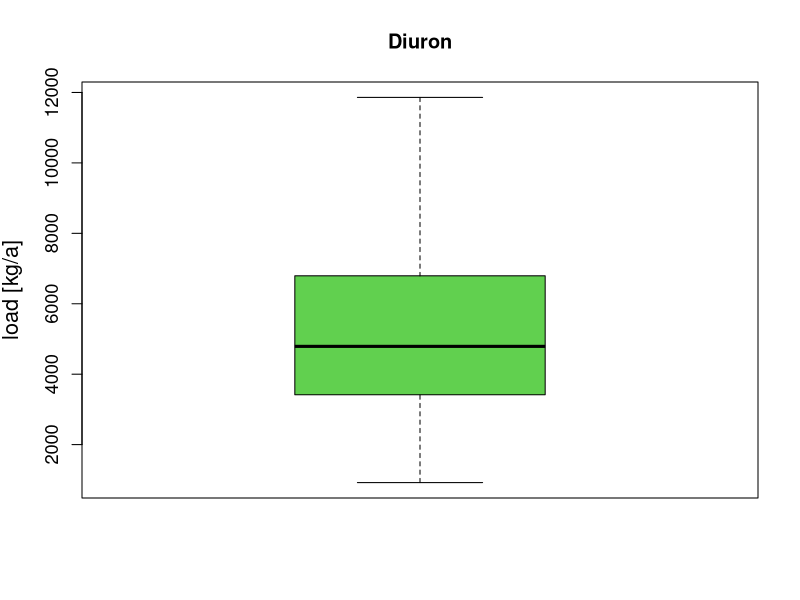
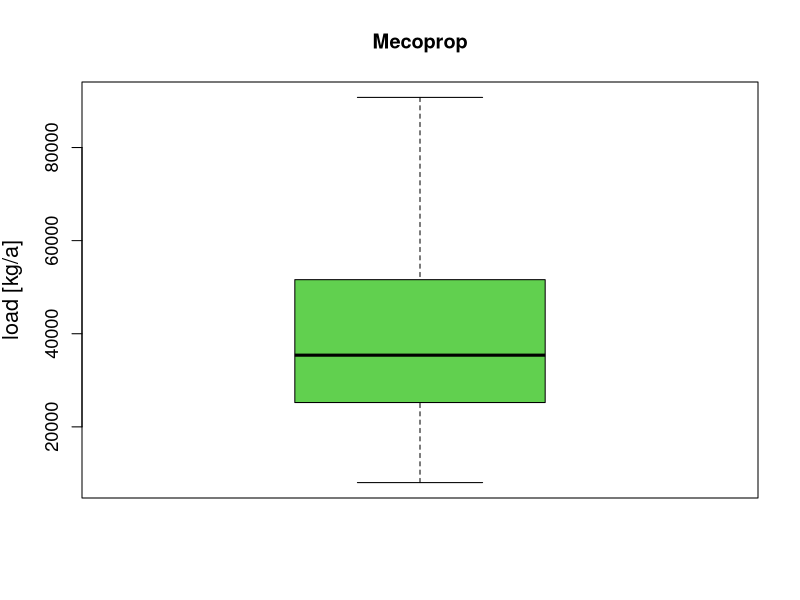
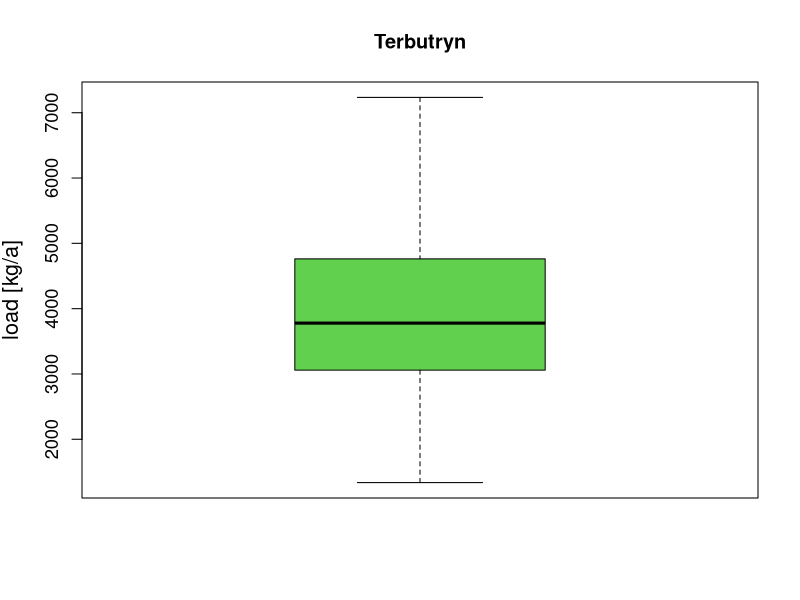
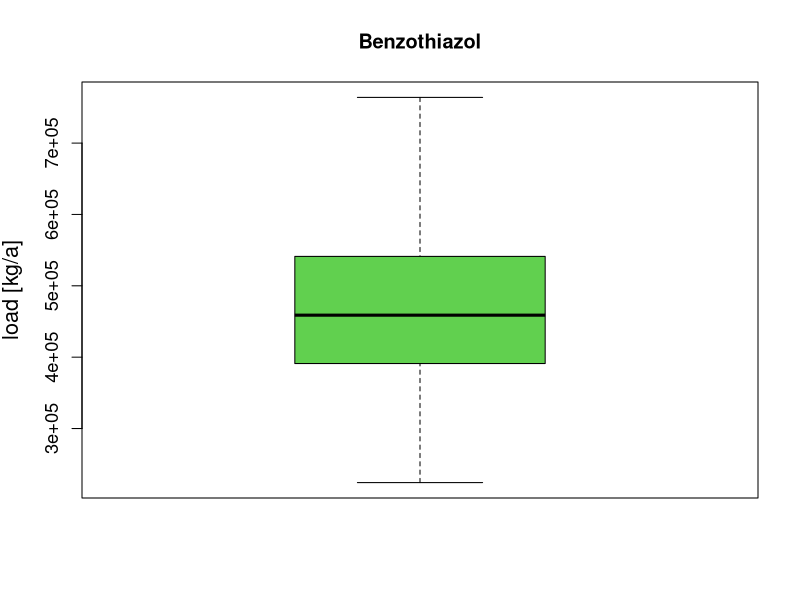
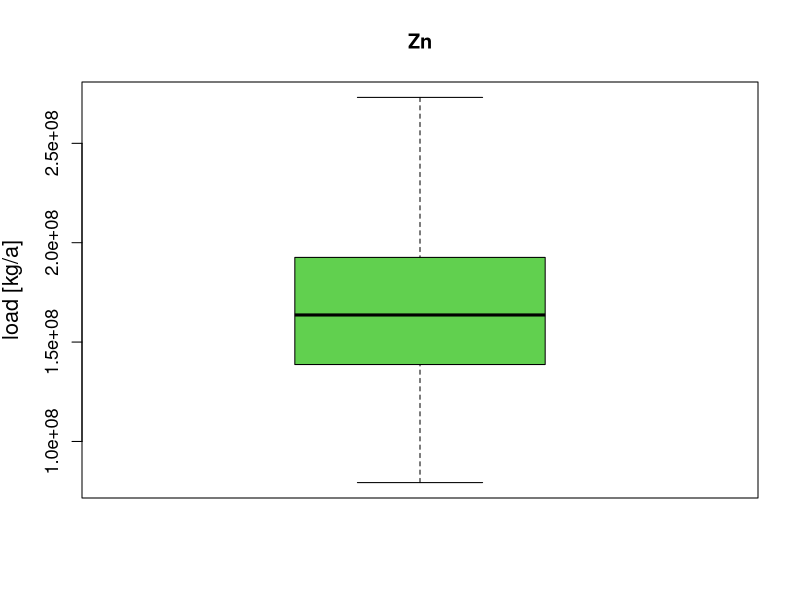
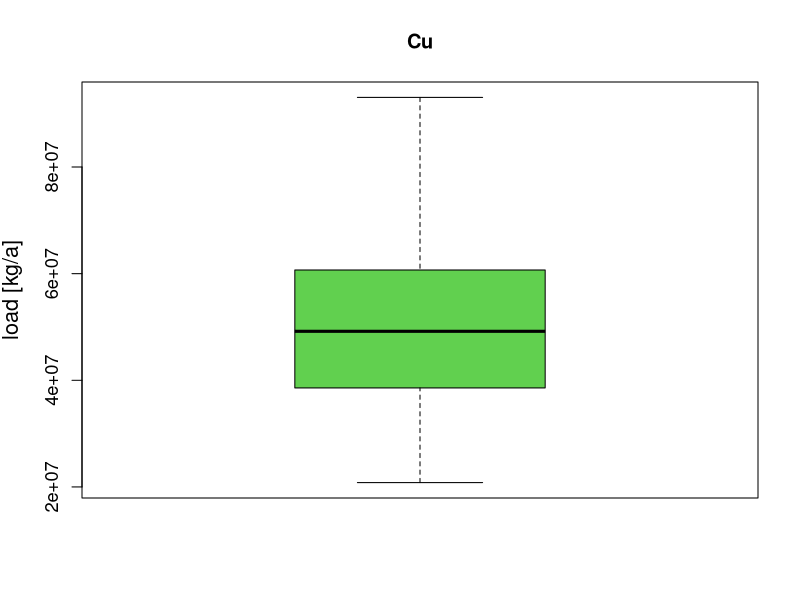
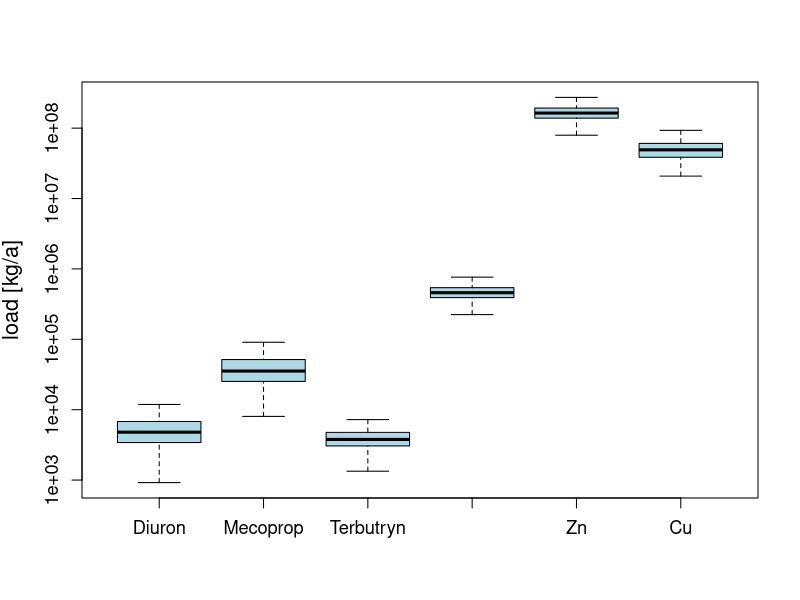
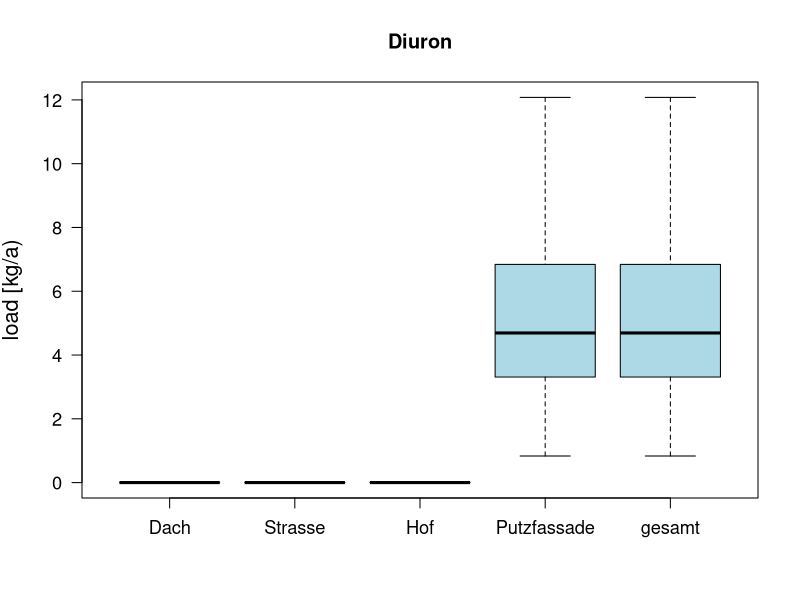

The R source for these figures, in order: (Note: this script raises an error after producing the figures.)
library(tidyverse)

simulated_loads<-read.csv('data/simulated_loads.csv')
Diuron_load <- read.csv('data/load_Diuron.csv')
Mecoprop_load <- read.csv('data/load_Mecoprop.csv')
Terbutryn_load <- read.csv('data/load_Terbutryn.csv')
Benzothiazol_load <- read.csv('data/load_Benzothiazol.csv')
Zn_load <- read.csv('data/load_Zn.csv')
Cu_load <- read.csv('data/load_Cu.csv')


mean(Cu_load$load_total)

substances <-c('Diuron', 'Mecoprop', 'Terbutryn', 'Benzothiazol', 'Zn', 'Cu')




for (substance in substances) {
  index_substance<- which(substances==substance)
  boxplot(simulated_loads[,index_substance], 
          main = substance,  
          ylab = 'load [kg/a]',
          
          outline = FALSE, 
          cex.axis = 1.1, 
          cex.lab = 1.3, 
          col = 3)
  
}


boxplot(simulated_loads, log = 'y',  ylab= 'load [kg/a]', outline=FALSE, cex.axis= 1.1, cex.lab= 1.3, col = 'lightblue')


boxplot(Diuron_load, ylab = 'load [kg/a)', las=1, main = 'Diuron', names =  c('Dach', 'Strasse', 'Hof', 'Putzfassade', 'gesamt'), outline = FALSE, cex.axis= 1.1, cex.lab= 1.3, col = 'lightblue')
boxplot(Mecoprop_load, ylab = 'load [kg/a)', las=1, main = 'Mecoprop', names =  c('Dach', 'Strasse', 'Hof', 'Putzfassade', 'gesamt'), outline = FALSE, cex.axis= 1.1, cex.lab= 1.3, col = 'lightblue')
boxplot(Terbutryn_load, ylab = 'load [kg/a)', las=1, main = 'Terbutryn', names =  c('Dach', 'Strasse', 'Hof', 'Putzfassade', 'gesamt'), outline = FALSE, cex.axis= 1.1, cex.lab= 1.3, col = 'lightblue')
boxplot(Benzothiazol_load, ylab = 'load [kg/a)', las=1, main = 'Benzothiazol', names =  c('Dach', 'Strasse', 'Hof', 'Putzfassade', 'gesamt'), outline = FALSE, cex.axis= 1.1, cex.lab= 1.3, col = 'lightblue')
boxplot(Zn_load, ylab = 'load [kg/a)', main = 'Zn', names =  c('Dach', 'Strasse', 'Hof', 'Putzfassade', 'gesamt'), outline = FALSE, cex.axis= 1.1, cex.lab= 1.3, col = 'lightblue')
boxplot(Cu_load, ylab = 'load [kg/a)', main = 'Cu', names =  c('Dach', 'Strasse', 'Hof', 'Putzfassade', 'gesamt'), outline = FALSE, cex.axis= 1.1, cex.lab= 1.3, col = 'lightblue')

 
DMZ_osm_simulated_loads <- read.csv('data/osm_simulated_loads(DMZ).csv')
DMZ_osm_simulated_loads <- mutate(DMZ_osm_simulated_loads, 'measurement' = 'diuronfreie Farbe')

DMZ_filtered_simulated_loads <- read.csv('data/filtered_simulated_loads(DMZ).csv')
DMZ_filtered_simulated_loads <- mutate(DMZ_filtered_simulated_loads, 'measurement' = ' Filter')

DMZ_simulated_loads <- read.csv('data/simulated_loads(DMZ).csv')
DMZ_simulated_loads <- mutate(DMZ_simulated_loads, 'measurement' = 'keine')


DMZ <- as.data.frame(rbind(DMZ_filtered_simulated_loads,DMZ_osm_simulated_loads,DMZ_simulated_loads))

boxplot(DMZ$Diuron ~DMZ$measurement, ylab= '', xlab = '', las=1, main= 'Diuron', outline = FALSE, cex.axis= 1.1, cex.lab= 1.3, col = c('lightblue','blue','darkblue'))
title(ylab = 'load [kg/a]', line = 2.5, cex.lab=1.3)
boxplot(DMZ$Mecoprop~DMZ$measurement , xlab = '', ylab= '', las=1, main= 'Mecoprop', outline = FALSE, cex.axis= 1.1, cex.lab= 1.3, col = c('lightblue','blue','darkblue'))
title(ylab = 'load [kg/a]', line = 2.5, cex.lab=1.3)
boxplot(DMZ$Zn~DMZ$measurement, xlab = '', ylab= '', main= 'Zn', outline = FALSE, cex.axis= 1.1, cex.lab= 1.3, col = c('lightblue','blue','darkblue'))
title(ylab = 'load [kg/a]', line = 2.5, cex.lab=1.3)

